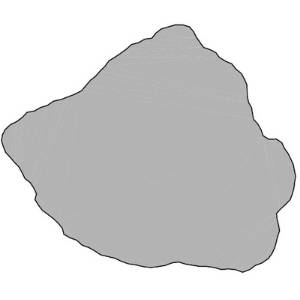
#> input picture img/real_01.jpg, 300 x 300 px, found by its file name
$ python particle_allocator.py
#> lines starting #> are read from the running program, lines starting #| are printed output that depends on the picture; after the words box and inside, x2 and y2 are one past the last pixel; in counts of white or black regions, pixels touching at a corner belong together
### src/fft_frequency.py
## Extract particle contours from digital image
import numpy as np
import cv2


class ParticleImageFFT:
    '''Fourier analysis for particle image'''
    def __init__(self, path:str) -> None:
        self.path = path

    def sample_contour(self, num_points=128) -> np.array:
        # 读取图像并转换为灰度图像
#> called with num_points = 128
        image = cv2.imread(self.path)
#> image is the input picture: shape (300, 300, 3); min 9, max 255, mean 212.9
        gray = cv2.cvtColor(image, cv2.COLOR_BGR2GRAY)

        # 使用Canny边缘检测
        edges = cv2.Canny(gray, 100, 200)
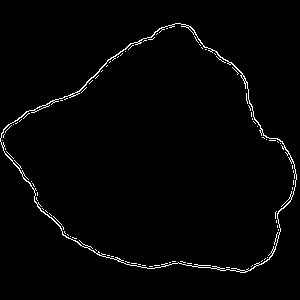
#> edges: shape (300, 300); 1.8% white in thin lines or dots, all inside (x1, y1, x2, y2) = (0, 23, 297, 273)

        # 查找轮廓
        contours, _ = cv2.findContours(edges, cv2.RETR_EXTERNAL, cv2.CHAIN_APPROX_SIMPLE)
#> contours = 1 contour; box (x1, y1, x2, y2) and area: (0, 23, 297, 273) 48374

        # 假设只处理第一个轮廓
        contour = contours[0]
#> contour = contour of 391 points, box (x1, y1, x2, y2) (0, 23, 297, 273), area 48374
#> (the rest of the program and of its run is left out)
